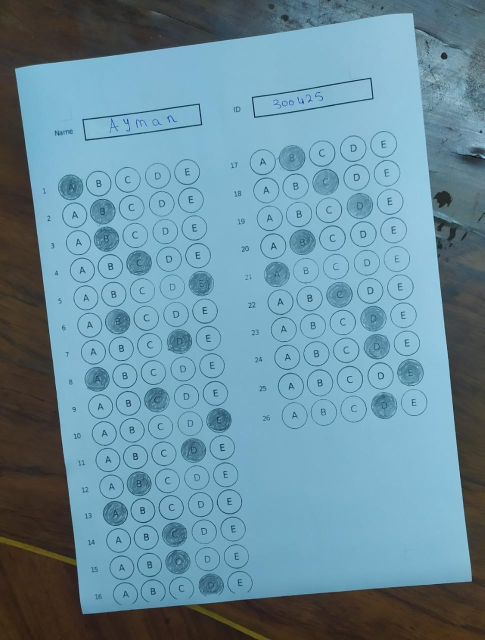
#> input picture BubbleSheet/dataset/Bubble_Data/five name/WhatsApp Image 2022-12-31 at 19.25.09.jpg, 969 x 1280 px (shown at 1/2 size)
$ jupyter execute --allow-errors final.ipynb
#> lines starting #> are read from the running program, lines starting #| are printed output that depends on the picture; after the words box and inside, x2 and y2 are one past the last pixel; in counts of white or black regions, pixels touching at a corner belong together
### BubbleSheet/utils/commonfunctions.py


import skimage.io as io
import matplotlib.pyplot as plt
import numpy as np
from skimage.exposure import histogram
from matplotlib.pyplot import bar
from skimage.color import rgb2gray, rgb2hsv

# Convolution:
from scipy.signal import convolve2d
from scipy import fftpack
import math

from skimage.util import random_noise
from skimage.filters import median
from skimage.feature import canny

import cv2 as cv
# Edges
from skimage.filters import sobel_h, sobel, sobel_v, roberts, prewitt

# Show the figures / plots inside the notebook


def show_images(images, titles=None):
    # This function is used to show image(s) with titles by sending an array of images and an array of associated titles.
    # images[0] will be drawn with the title titles[0] if exists
    # You aren't required to understand this function, use it as-is.
    n_ims = len(images)
    if titles is None:
        titles = ['(%d)' % i for i in range(1, n_ims + 1)]
    fig = plt.figure()
    n = 1
    for image, title in zip(images, titles):
        a = fig.add_subplot(1, n_ims, n)
        if image.ndim == 2:
            plt.gray()
        plt.imshow(image)
        a.set_title(title)
        n += 1
    fig.set_size_inches(np.array(fig.get_size_inches()) * n_ims)
    plt.show()


# [13 lines left out: functions showHist, gaussianFilter, not called in this run]

def cannyEdge(img,sigma=1,thres1=100,thres2=200):
    #     edges = abs(canny(img,sigma = sigma))
    #     img = (img*255).astype(np.uint8)
    edges = cv.Canny(img,thres1,thres2,L2gradient = True)
    return edges

# [4 lines left out: function adaptiveThresholding, not called in this run]


def closing(img, kernel):
    closing = cv.morphologyEx(img, cv.MORPH_CLOSE, kernel)
    return closing


def opening(img, kernel):
    closing = cv.morphologyEx(img, cv.MORPH_OPEN, kernel)
    return closing

def dilate(img, kernel):
    closing = cv.dilate(img, kernel, iterations=1)
    return closing

def erode(img, kernel):
    closing = cv.erode(img, kernel, iterations=1)
    return closing

### BubbleSheet/final.ipynb
[cell 1]
# import from skimage
from skimage.color import rgb2gray
from skimage.filters import sobel, sobel_h, sobel_v, prewitt, roberts, gaussian
from skimage.feature import canny
import skimage.io as io
import cv2 as cv
import pytesseract
import pickle
import knn
from scipy.spatial import distance as dist

# import from matplotlib
import matplotlib.pyplot as plt

# import from numpy
import numpy as np

# import utils
from utils.commonfunctions import *

#import pandas
import pandas as pd

[cell 2]
# [7 lines of commented-out code are left out]
img = cv.imread('dataset/Bubble_Data/five name/WhatsApp Image 2022-12-31 at 19.25.09.jpg',0)
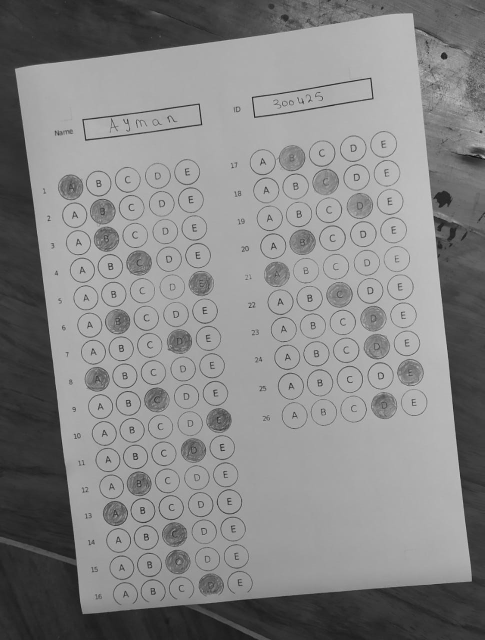
#> img: shape (1280, 969) (shown at 1/2 size); min 0, max 213, mean 133.5
# colored_img = cv.imread('datasets/dataset_module1/01.jpg')
# img = cv.imread('datasets/dataset_module1/11.jpg',0)

# # convert to greyscale
# grey_scale = img
# # blurredImg = img
# # blurredImg =  cv.medianBlur(img,7)
# blurredImg = cv.GaussianBlur(img,(5,5),0)
# # blurredImg = gaussian(img,sigma = 2)

# print(img.shape)

[cell 3]
show_images([img])
#> in show_images, `n_ims = len(images)`: n_ims = 1
#> the loop in show_images, `for image, title in zip(images, titles):` made 1 pass
#> (title, n) on pass 1: ('(1)', 2)
#> after the loop in show_images, `for image, title in zip(images, titles):`: n = 2

[cell 4]
# binaryImg = cv.adaptiveThreshold(blurredImg,255,cv.ADAPTIVE_THRESH_GAUSSIAN_C,cv.THRESH_BINARY,59,3)
# # ret,binaryImg = cv.threshold(blurredImg,147,255,cv.THRESH_BINARY)
# show_images([img,blurredImg,binaryImg])

[cell 5]
# median =  cv.medianBlur(binaryImg,5)
# median =  cv.medianBlur(median,5)
# show_images([img,blurredImg,binaryImg,median])

[cell 6]
# [4 lines of commented-out code are left out]

[cell 7]
# [4 lines of commented-out code are left out]

[cell 8]
# use canny to detect edges
cannyEdges = cannyEdge(img)
#> in cannyEdge, `edges = cv.Canny(img,thres1,thres2,L2gradient = True)`:
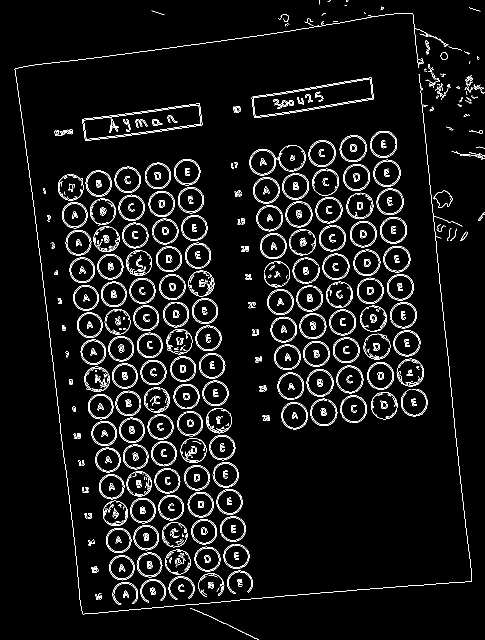
#> edges: shape (1280, 969) (shown at 1/2 size); 4.9% white in thin lines or dots

show_images([cannyEdges])
#> the loop in show_images (call 2), `for image, title in zip(images, titles):` made 1 pass

[cell 9]
# Finding Contours
# Use a copy of the image e.g. edged.copy()
# since findContours alters the image
img_cpy = img.copy()
img_cpy = cv.adaptiveThreshold(img_cpy,255,cv.ADAPTIVE_THRESH_GAUSSIAN_C,cv.THRESH_BINARY,59,3)
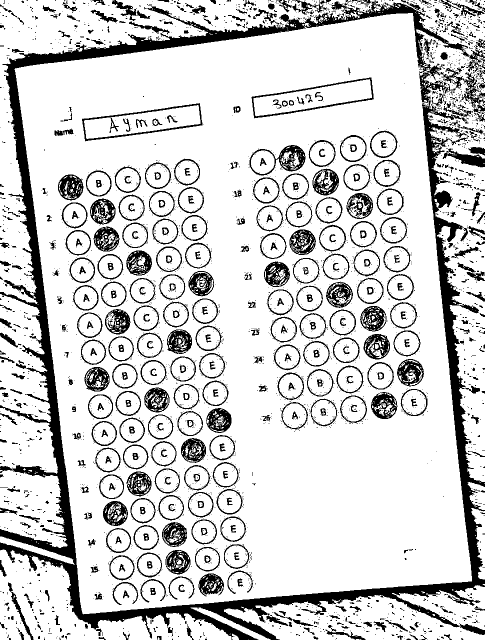
#> img_cpy: shape (1280, 969) (shown at 1/2 size); 82.1% white; 4290 black regions (3748 under 20 px)
contours, hierarchy = cv.findContours(cannyEdges,
    cv.RETR_CCOMP,cv.CHAIN_APPROX_SIMPLE)
#> contours = 1896 contours, 1046 with area under 20; largest, box (x1, y1, x2, y2) and area: (503, 155, 747, 236) 10364, (164, 207, 405, 282) 10296, (164, 207, 405, 282) 10292, (506, 157, 745, 233) 9067, (167, 210, 402, 279) 8990

sorted_contours = sorted(contours, key=cv.contourArea)
#> sorted_contours has the same summary as contours

c = max(sorted_contours, key = cv.contourArea)
#> c = contour of 173 points, box (x1, y1, x2, y2) (503, 155, 747, 236), area 10364
maxCountourArea = cv.contourArea(c)
#> maxCountourArea = 10364

image_area = img.shape[0] * img.shape[1]
min_valid_contour_area = maxCountourArea
#> min_valid_contour_area = 10364
final_contour = c
#> final_contour has the same summary as c
for contour in sorted_contours:
    contour_area = cv.contourArea(contour)
    peri = cv.arcLength(contour, True)
    if contour_area > 0.4 * image_area and contour_area < min_valid_contour_area and len(cv.approxPolyDP(contour, 0.04 * peri, True)) == 4:
        min_valid_contour_area = contour_area
        final_contour = contour
#> this loop made 1896 passes
#> (contour, peri) on passes 1 to 3: ([[406, 1154]], 0), ([[372, 1139]], 0), ([[324, 1130], [324, 1131]], 2)
#> after the loop, min_valid_contour_area = 10364
c = final_contour
maxCountourArea = min_valid_contour_area
transormedImg = img.copy()
if(maxCountourArea > 0.4 * img.shape[0] * img.shape[1]):
    print("here")
    # limit contour to quadrilateral
    peri = cv.arcLength(c, True)
    corners = cv.approxPolyDP(c, 0.04 * peri, True)

    # draw quadrilateral on input image from detected corners
    result = img.copy()
    cv.polylines(result, [corners], True, (0,0,255), 2, cv.LINE_AA)

    show_images([img,result])

    # print(corners)

    x_list = [corners[0][0][0],corners[1][0][0],corners[2][0][0],corners[3][0][0]]
    y_list = [corners[0][0][1],corners[1][0][1],corners[2][0][1],corners[3][0][1]]
    x_list = np.sort(x_list)
    y_list = np.sort(y_list)

    # print(corners)

    temp_corners = np.squeeze(corners)

    print("temp_corners",temp_corners)

    temp_corners = sorted(temp_corners, key=lambda x: x[0])

    top_left = []
    top_right = []
    bottom_left = []
    bottom_right = []
    if temp_corners[0][1] < temp_corners[1][1]:
        top_left = temp_corners[0]
        top_right = temp_corners[1]
    else:
        top_left = temp_corners[1]
        top_right = temp_corners[0]

    if temp_corners[2][1] < temp_corners[3][1]:
        bottom_left = temp_corners[2]
        bottom_right = temp_corners[3]
    else:
        bottom_left = temp_corners[3]
        bottom_right = temp_corners[2]

    height = np.max([top_left[1],top_right[1],bottom_left[1],bottom_right[1]]) - np.min([top_left[1],top_right[1],bottom_left[1],bottom_right[1]])
    width = np.max([top_left[0],top_right[0],bottom_left[0],bottom_right[0]]) - np.min([top_left[0],top_right[0],bottom_left[0],bottom_right[0]])
    print(width,height)
    oldPoints = np.float32([top_left,bottom_left,top_right,bottom_right])
    newPoints = np.float32([[0,0],[width,0],[0,height],[width,height]])
    transformationMatrix = cv.getPerspectiveTransform(oldPoints,newPoints)
    transormedImg = cv.warpPerspective(img,transformationMatrix,(width,height))

show_images(images = [transormedImg])

white_img_contours = np.ones(img_cpy.shape)

for contour in sorted_contours:
    x,y,w,h = cv.boundingRect(contour)
    if w/h >= 0.7 and w/h <=1.3 and cv.contourArea(contour) <0.5* img.shape[0]*img.shape[1]:
        cv.fillPoly(white_img_contours, pts =[contour], color=(0,0,0))
#> this loop made 1896 passes
#> (x, y, w, h) on passes 1, 2, 5: (406, 1154, 1, 1), (372, 1139, 1, 1), (351, 1129, 4, 6)
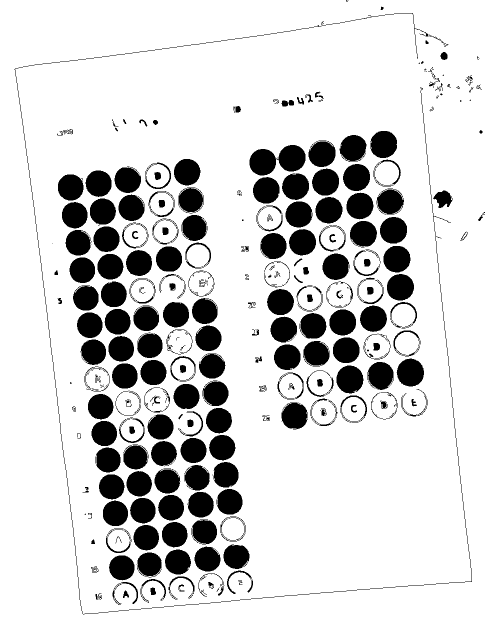
#> white_img_contours: shape (1280, 969) float64 (shown at 1/2 size); values 0 (black) and 1 (white), 82.6% white; 279 black regions (53 under 20 px), largest, box (x1, y1, x2, y2) and area: (29, 26, 944, 1229) 3968, (793, 717, 848, 773) 2376, (673, 731, 727, 787) 2354

[cell 10]
# use canny to detect edges
cannyEdges = cannyEdge(transormedImg)

show_images([cannyEdges])

[cell 11]
# Finding Contours
# Use a copy of the image e.g. edged.copy()
# since findContours alters the image
img_cpy = transormedImg.copy()
img_cpy = cv.adaptiveThreshold(img_cpy,255,cv.ADAPTIVE_THRESH_GAUSSIAN_C,cv.THRESH_BINARY,59,3)
contours, hierarchy = cv.findContours(cannyEdges, cv.RETR_TREE,cv.CHAIN_APPROX_SIMPLE)

white_img_contours = np.ones(img_cpy.shape)
white_img_contours_IDBox = np.ones(img_cpy.shape)
TwoBox = []
all_id_boxs = []
sorted_contours = sorted(contours, key=cv.contourArea)
count_boxes =0;

max_contour = max(contours, key = cv.contourArea)
#> max_contour has the same summary as c
max_contour_area = cv.contourArea(max_contour)
#> max_contour_area = 10364
print("max_contour_area = ",max_contour_area)
#| max_contour_area =  10364.0
for contour in sorted_contours:
    x,y,w,h = cv.boundingRect(contour)
    if w/h >= 0.8 and w/h <=1.3 and (cannyEdges.shape[0] * cannyEdges.shape[1] * 0.01) > w*h:
        #print("here")
        cv.rectangle(white_img_contours, (x,y), (round(x+1.1*w),round(y+1.7*h)), (0, 0, 0), -1)
#         cv.fillPoly(white_img_contours, pts =[contour], color=(0,0,0))
    elif w/h > 3 and (cannyEdges.shape[0] * cannyEdges.shape[1] * 0.2) > w*h:
        cv.fillPoly(white_img_contours_IDBox, pts =[contour], color=(0,0,0))
        all_id_boxs.append((x,y,w,h))
        if(count_boxes <2):
            TwoBox.append((x,y,w,h))
        count_boxes += 1
#> this loop made 1896 passes
#> (contour, x, y, w, h) on passes 2, 4, 6, 9, 11, 12: ([[324, 1130], [324, 1131]], 324, 1130, 1, 2), ([[378, 1129], [378, 1130]], 378, 1129, 1, 2), ([[333, 1128], [333, 1131]], 333, 1128, 1, 4), ([[377, 1115], [377, 1116]], 377, 1115, 1, 2), ([[339, 1108], [336, 1111]], 336, 1108, 4, 4), ([[342, 1105], [341, 1106], [340, 1106], [341, 1106]], 340, 1105, 3, 2)
#> white_img_contours: shape (1280, 969) float64; values 0 (black) and 1 (white), 62.7% white; 46 black regions (2 under 20 px), largest, box (x1, y1, x2, y2) and area: (116, 318, 512, 1243) 264751, (499, 262, 861, 899) 184029, (866, 381, 911, 441) 2700
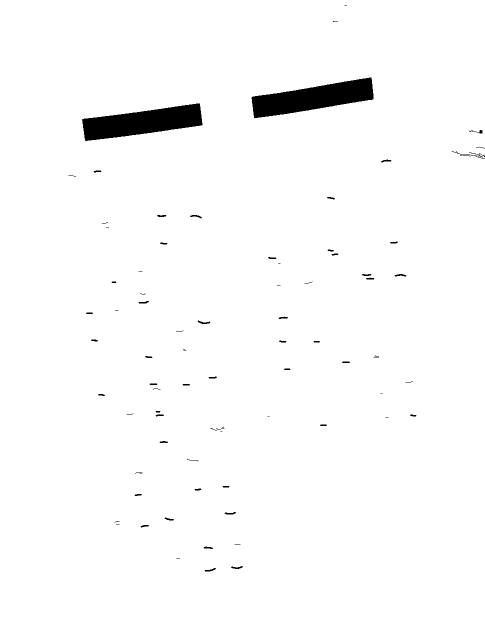
#> white_img_contours_IDBox: shape (1280, 969) float64 (shown at 1/2 size); values 0 (black) and 1 (white), 98.1% white; 82 black regions (34 under 20 px), largest, box (x1, y1, x2, y2) and area: (503, 155, 747, 236) 10645, (164, 207, 405, 282) 10573, (903, 302, 969, 317) 110
TwoBox = all_id_boxs[0:2]
print(len(TwoBox),len(all_id_boxs))
#| 2 87
# cv.fillPoly(white_img_contours_IDBox, pts =[TwoBox[0]], color=(0,0,0))
# cv.fillPoly(white_img_contours_IDBox, pts =[TwoBox[1]], color=(0,0,0))
show_images([white_img_contours,cannyEdges,img,white_img_contours_IDBox])

[cell 12]
# Extract Boxes of Name and ID

def Extract_Boxes (img):
    kernel = np.ones((15,15))
    #dilatedImg = dilate(img, kernel)
    kernel = np.ones((15,15))
    erodedImg = erode(img, kernel)

    contours, hierarchy = cv.findContours((255 - erodedImg*255).astype("uint8"),
    cv.RETR_EXTERNAL, cv.CHAIN_APPROX_NONE)
    white_img_large_contours = np.ones(img_cpy.shape)
    # computes the bounding box for the contour, and draws it on the frame,
    dimensions_contours = []
    sorted_contours = sorted(contours, key=cv.contourArea)
    for i in range(2):
        contour = sorted_contours[len(sorted_contours) - i - 1]
        (x,y,w,h) = cv.boundingRect(contour)
        dimensions_contours.append( (x,y,w,h))
        cv.rectangle(white_img_large_contours, (x,y), (x+w,y+h), (0, 0, 0), 2)
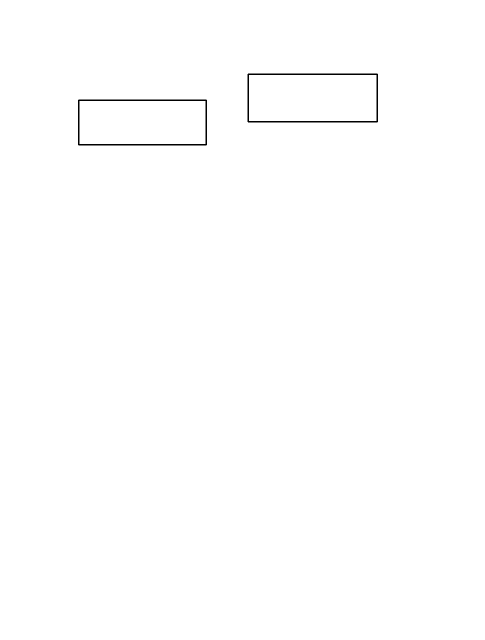
#> white_img_large_contours: shape (1280, 969) float64 (shown at 1/2 size); values 0 (black) and 1 (white), 99.7% white; 2 black regions, box (x1, y1, x2, y2) and area: (495, 147, 756, 245) 2114, (156, 199, 414, 291) 2060
#     print(dimensions_contours)
    show_images([erodedImg,white_img_large_contours])
    return dimensions_contours

[cell 13]
boxes_dimensions = Extract_Boxes(white_img_contours_IDBox)
boxes_croped_images = []
#print(boxes_dimenstions)
boxes_dimensions = reversed(sorted(boxes_dimensions,key=lambda dimension: boxes_dimensions[0]))
for dimension in boxes_dimensions:
    print(dimension)
    (x,y,w,h) = dimension
    boxes_croped_images.append(img_cpy[y:y+h,x:x+w])
#> this loop made 2 passes
#> dimension on passes 1 to 2: (157, 200, 255, 89), (496, 148, 258, 95)
#> (printed output is left out)

show_images(boxes_croped_images)

[cell 14]
blurredImg = cv.medianBlur(boxes_croped_images[1],3)
#> blurredImg: shape (95, 258); 90.4% white; 7 black regions, largest, box (x1, y1, x2, y2) and area: (7, 7, 251, 88) 1861, (134, 36, 150, 54) 96, (50, 51, 67, 69) 91
kernel = np.ones((3,3))
dilatedImg = erode(blurredImg, kernel)
show_images([boxes_croped_images[1],blurredImg,dilatedImg])
#> the loop in show_images (call 8), `for image, title in zip(images, titles):` made 3 passes
#> title on passes 1 to 3: '(1)', '(2)', '(3)'
#> in show_images (call 8), `plt.show()`:
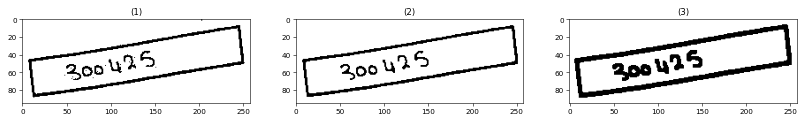
#> figure drawn by matplotlib, 3 panels

[cell 15]
def segement_ID(img):
#     cnts = cv.findContours(img, cv.RETR_EXTERNAL, cv.CHAIN_APPROX_SIMPLE)
#     cnts = cnts[0]
# #     cnts = cnts[0] if imutils.is_cv() else cnts[1]
#     cv.drawContours(img, cnts, -1, 0, 5) # 15 is the right thickness for this image, but might not be for other ones...
    show_images([img])
#> the loop in show_images (call 9), `for image, title in zip(images, titles):` made 1 pass
#> in show_images (call 9), `plt.show()`:
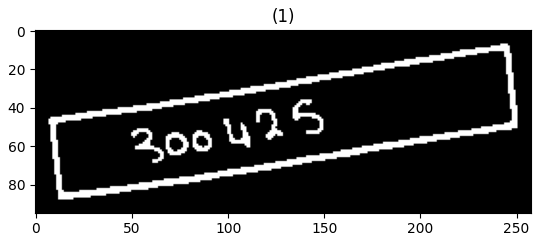
#> figure drawn by matplotlib, 1 panel
    img = cv.normalize(img, None, alpha=0, beta=255, norm_type=cv.NORM_MINMAX)
    res, img = cv.threshold(img, 64, 255, cv.THRESH_BINARY)
    # Fill everything that is the same colour (black) as top-left corner with white
    show_images([img])
    cv.floodFill(img, None, (0,0), 255)
#> img: shape (95, 258); 66.1% white; 3 black regions, box (x1, y1, x2, y2) and area: (11, 11, 248, 84) 8253, (70, 56, 77, 63) 38, (84, 55, 90, 61) 26
    show_images([img])
    # Fill everything that is the same colour (white) as top-left corner with black
    cv.floodFill(img, None, (0,0), 0)
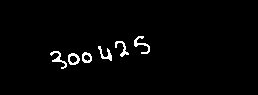
#> img: shape (95, 258); 2% white in thin lines or dots, all inside (x1, y1, x2, y2) = (50, 36, 150, 69)
    show_images([img])
    contours, hierarchy = cv.findContours((img).astype("uint8"),
    cv.RETR_EXTERNAL, cv.CHAIN_APPROX_NONE)
    contours = sorted(contours, key=lambda ctr: cv.boundingRect(ctr)[0])
    white_img_large_contours = np.ones(img.shape)
    dimensions_contours = []
    for contour in contours:
#         print(contour)
        (x,y,w,h) = cv.boundingRect(contour)
        if(w*h >20):
            dimensions_contours.append( (x,y,w,h))
            cv.rectangle(white_img_large_contours, (x,y), (x+w,y+h), (0, 0, 0), 2)
#> this loop made 6 passes
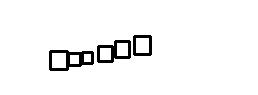
#> white_img_large_contours: shape (95, 258) float64; values 0 (black) and 1 (white), 96% white; 3 black regions, box (x1, y1, x2, y2) and area: (49, 50, 94, 71) 429, (97, 40, 131, 63) 346, (133, 35, 152, 56) 200
    #dimensions_contours = sorted(dimensions_contours, key=lambda dimension: dimension[0])

    print(dimensions_contours)
#| [(50, 51, 17, 18), (68, 53, 12, 12), (82, 52, 10, 11), (98, 46, 14, 15), (115, 41, 14, 16), (134, 36, 16, 18)]
    show_images([img,white_img_large_contours])
#> (the rest of the program and of its run is left out)
